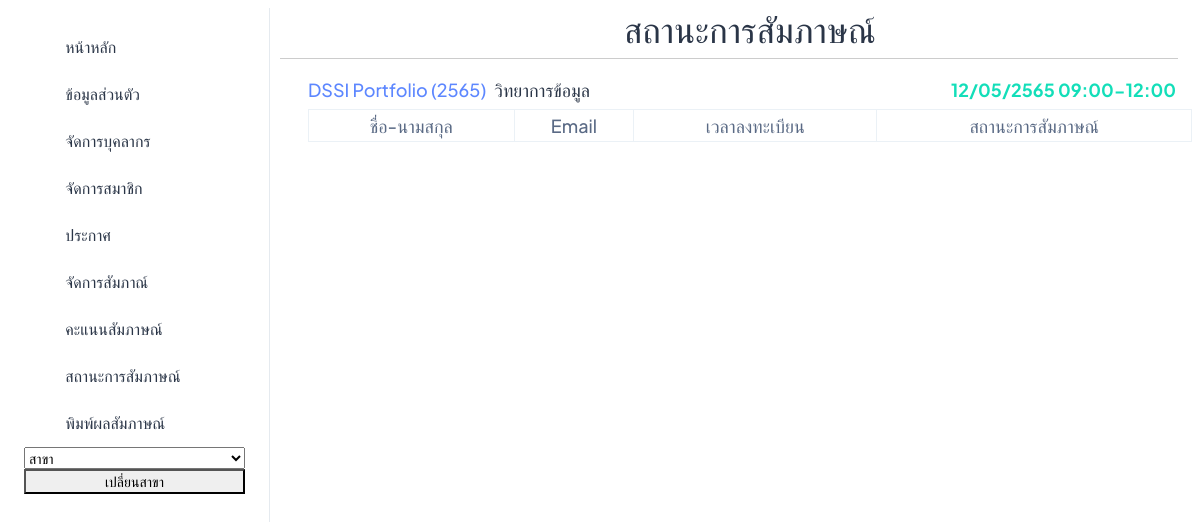
Page /Manager_Status/6 on the earlier database version.
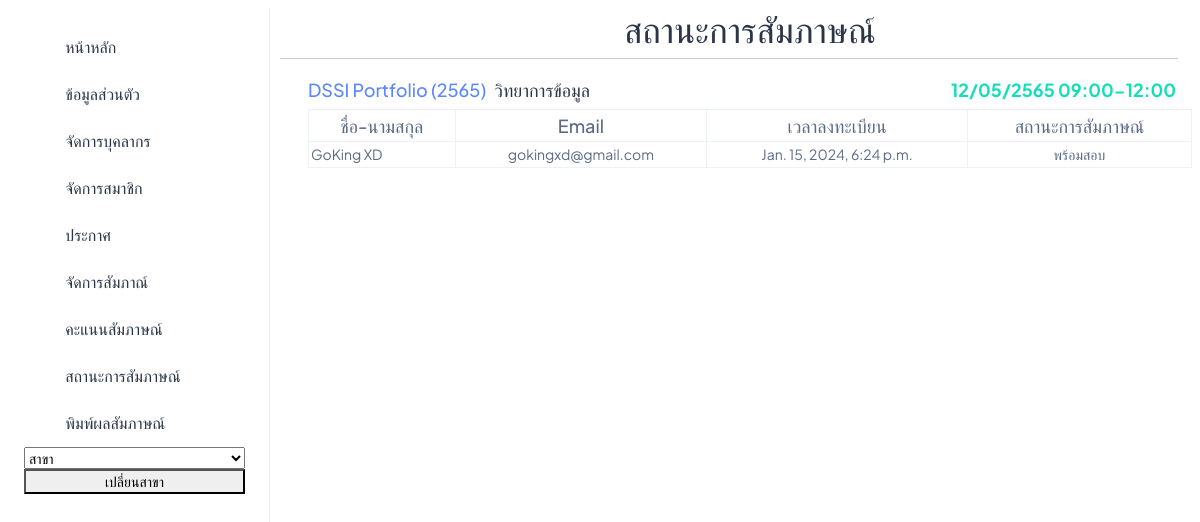
Same page on the later database version.
### interview/models.py (models this page shows, shortened)
class InterviewStatus(models.Model):
    user = models.ForeignKey(User, on_delete=models.CASCADE, related_name='interview_status')
    status = models.CharField(max_length=100)
    round = models.ForeignKey(Round, on_delete=models.CASCADE)
    reg_at = models.DateTimeField(auto_now_add=True,blank=True ,null= True)

class User(AbstractBaseUser, PermissionsMixin):
    email = models.EmailField(unique=True)
    username = models.CharField(max_length=30, unique=True)
    first_name = models.CharField(max_length=100)
    last_name = models.CharField(max_length=100)
    gender = models.CharField(max_length=20)
    address = models.CharField(max_length=400)
    postcode = models.CharField(max_length=20)
    phone_number = models.CharField(max_length=10)
    citizen_id = models.CharField(max_length=13,unique=True,blank=True,null=True)
    birth_date = models.DateField(blank=True,null=True)
    date_joined = models.DateTimeField(default=timezone.now)
    is_active = models.BooleanField(default=True)
    is_staff = models.BooleanField(default=False)
    objects = CustomUserManager()
    USERNAME_FIELD = 'username'
    EMAIL_FIELD = 'email'
    REQUIRED_FIELDS = ['email']

### interview/views.py (the view)
# urls.py: path('Manager_Status/<int:id>',Manager_StatusRound,name='Manager_StatusRound'),
def Manager_StatusRound(request,id):
    round = Round.objects.get(id=id)
    UserInRound = InterviewStatus.objects.filter(round=round).order_by("reg_at")
    context = {
        "Users" : UserInRound,
        "round" : round,
    }
    return render(request, "manager/Manager_StatusRound.html", context)

### interview/models.py (called while the page is built)
    def __str__(self) -> str:
        return f"{self.major}"

### interview/templates/manager/Manager_StatusRound.html
{% extends 'manager/base/n_base.html' %}
{% block topic %}
<h1 class="text-3xl text-gray-100 mt-2 text-center">สถานะการสัมภาษณ์</h1>
{% endblock %}
{% block content %}
<div class="pt-14 px-2">
    <div class="d-flex justify-content-between">
        <div class="d-flex">
            <h4 class="fs-5 text-primary mt-auto">{{ round.round_name }} ({{ round.academic_year }})</h4>
            <h4 class="fs-5 text-dark ms-2 mt-auto">{{ round.major }}</h4>
        </div>
        <div>
            <h4 class="fs-5 fw-bolder text-success mt-auto me-3">{{ round.interview_time }}</h4>
        </div>
    </div>
        <table class="table table-bordered table-hover">
            <thead class="thead-dark">
                <tr>
                    <th class="text-center fs-5 fw-medium">ชื่อ-นามสกุล</th>
                    <th class="text-center fs-5 fw-medium">Email</th>
                    <th class="text-center fs-5 fw-medium">เวลาลงทะเบียน</th>
                    <th class="text-center fs-5 fw-medium">สถานะการสัมภาษณ์</th>
                </tr>
            </thead>
            <tbody>
                {% for user in Users %}
                <tr class="text-center">
                    <td class="text-start">{{ user.user.first_name }} {{ user.user.last_name }}</td>
                    <td>{{ user.user.email }}</td>
                    <td>{{ user.reg_at }}</td>
                    <td>{{ user.status }}</td>
                </tr>
                {% endfor %}
            </tbody>
        </table>
    </div>
{% endblock %}

Differences in the rows shown:
added InterviewStatus: user.first_name "GoKing", user.last_name "XD", user.email "gokingxd@gmail.com", reg_at "Jan. 15, 2024, 6:24 p.m.", status "พร้อมสอบ"
